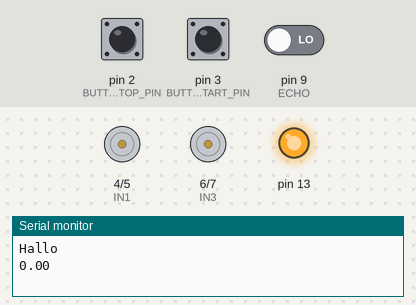
Simulated run of this sketch. Board: Arduino Uno, built with avr-gcc and run on an emulated ATmega328P. Shown: motor-driver pin pairs drawn as motors (green arrow = first pin HIGH = forward, orange = second pin HIGH = backward, longer = more drive), output pins drawn as LEDs (lit = HIGH), the last lines printed to the serial monitor. The test bench sets the inputs (shaded band); at power-on: pin 3 (BUTTON_START_PIN) HIGH, pin 2 (BUTTON_STOP_PIN) HIGH, pin 9 (ECHO) LOW.

Above: at 1.2 s.
1.3 s: pin 3 (BUTTON_START_PIN) pulled LOW for 0.15 s
At 2.8 s:
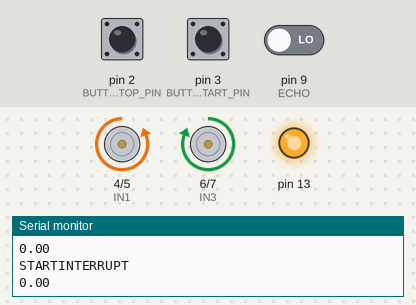
4.4 s: pin 2 (BUTTON_STOP_PIN) pulled LOW for 0.15 s
Timing chart, 0 to 7.4 s (numbered marks = the images above; inputs shaded):
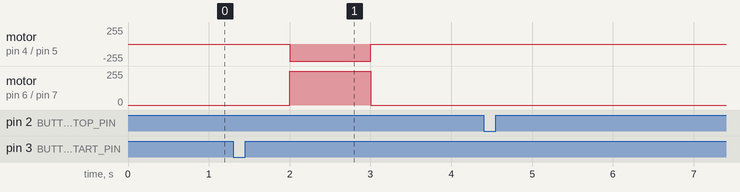

Measured:
- after the input at 1.3 s, motor on pin 4 (IN1) / pin 5 (IN2): stopped → backward 255/255 after 0.70 s, → stopped 1.0 s later; motor on pin 6 (IN3) / pin 7 (IN4): stopped → forward 255/255 after 0.70 s, → stopped 1.0 s later

The sketch:

Car11_v0.1.ino
```cpp
#define IN1 4
#define IN2 5
#define IN3 6
#define IN4 7
#define ECHO 9
#define TRIGGER 8
#define SERVO 10
#define BUTTON_STOP_PIN 2
#define BUTTON_START_PIN 3

volatile bool buttonStopPressed = false;
volatile bool buttonStartPressed = false;


float ultrasonicDistance()
{
  digitalWrite(TRIGGER, LOW);
  delayMicroseconds(2);
  digitalWrite(TRIGGER, HIGH);
  delayMicroseconds(10);
  digitalWrite(TRIGGER, LOW);

  long duration = pulseIn(ECHO, HIGH);

  float distance_cm = duration * 0.0343 / 2.0;

  return distance_cm;
}


void setup() {
  pinMode(IN1, OUTPUT);
  pinMode(IN2, OUTPUT);
  pinMode(IN3, OUTPUT);
  pinMode(IN4, OUTPUT);
  pinMode(13, OUTPUT);
  pinMode(BUTTON_STOP_PIN, INPUT_PULLUP);
  pinMode(BUTTON_START_PIN, INPUT_PULLUP);

  attachInterrupt(digitalPinToInterrupt(BUTTON_STOP_PIN), buttonStopInterrupt, FALLING);
  attachInterrupt(digitalPinToInterrupt(BUTTON_START_PIN), buttonStartInterrupt, FALLING);

  digitalWrite(13, HIGH);
  Serial.begin(9600);
  Serial.println("Hallo");
}

void loop() {


  if(buttonStartPressed) {
    // FORWARD
    digitalWrite(IN1, LOW);
    digitalWrite(IN2, HIGH);
    digitalWrite(IN3, HIGH);
    digitalWrite(IN4, LOW);


    buttonStartPressed = false;
  }

  if(buttonStopPressed){
    //    STOP
    digitalWrite(IN1, LOW);
    digitalWrite(IN2, LOW);
    digitalWrite(IN3, LOW);
    digitalWrite(IN4, LOW);

    buttonStopPressed = false;

    }
    float ultradistance = ultrasonicDistance();
    Serial.println(ultradistance);
    if(ultradistance <= 25)
    {
       digitalWrite(IN1, LOW);
       digitalWrite(IN2, LOW);
       digitalWrite(IN3, LOW);
       digitalWrite(IN4, LOW);

    }
    else
    {
    digitalWrite(IN1, LOW);
    digitalWrite(IN2, HIGH);
    digitalWrite(IN3, HIGH);
    digitalWrite(IN4, LOW);

    }


}

void buttonStartInterrupt(){

  Serial.println("STARTINTERRUPT");
  buttonStartPressed = true;
}


void buttonStopInterrupt() {

  Serial.println("STOPINTERRUPT");
  buttonStopPressed = true;
}
```
